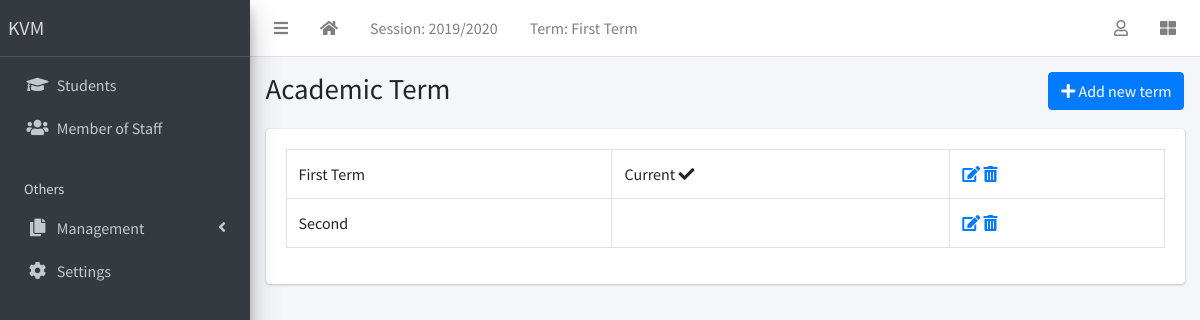
/term/list/ (signed in), run on the app's committed database.
### main/models.py (models this page shows, shortened)
class AcademicSession(models.Model):
  name = models.CharField(max_length=200, unique=True)
  current = models.BooleanField(default=False, null=True)
  class Meta:
    ordering = ['-name']

class AcademicTerm(models.Model):
  name = models.CharField(max_length=20, unique=True)
  current = models.BooleanField(default=False, null=True)
  class Meta:
    ordering = ['name']
  def __str__(self):
    return self.name

class SiteConfig(models.Model):
  key = models.SlugField()
  value = models.CharField(max_length=200)

### main/views.py (the view)
# urls.py: path('term/list/', TermListView.as_view(), name='terms'),
class TermListView(LoginRequiredMixin, SuccessMessageMixin, ListView):
  model = AcademicTerm
  template_name = 'corecode/term_list.html'
  def get_context_data(self, **kwargs):
      context = super().get_context_data(**kwargs)
      context['form'] = AcademicTermForm()
      return context

### main/context_processors.py (called while the page is built)
def site_defaults(request):
  current_session = AcademicSession.objects.get(current=True)
  current_term = AcademicTerm.objects.get(current=True)
  vals = SiteConfig.objects.all()
  contexts = {
      "current_session": current_session.name,
      "current_term": current_term.name
  }
  for val in vals:
    contexts[val.key] = val.value
  return contexts

### templates/corecode/term_list.html (shortened to what this page needs)
{% extends 'partial/base.html' %}
{% block title %}
Academic Term
{% endblock title %}
{% block breadcrumb %}
  <a class="btn btn-primary" href="#" data-toggle="modal" data-target="#modal1">
    <i class="fa fa-plus"></i>
    Add new term
  </a>
{% endblock breadcrumb %}
{% block content %}
  <div class="row">
    <div class="col-sm-12">
        <table class="table table-bordered">
          <tbody>
            {% for object in object_list %}
            <tr>
              <td>{{ object }}</td>
              <td>
                {% if object.current == True %}
                  Current <i class="fa fa-check"></i>
                {% endif %}
              </td>
              <td><a href="{% url 'main:term-update' object.id %}"><i
                    class="fa fa-edit"></i></a> <a
                  href="{% url 'main:term-delete' object.id %}"><i
                    class="fa fa-trash-alt"></i></a></td>
            </tr>
            {% endfor %}
          </tbody>
        </table>
    </div>
  </div>
{% endblock content %}

### templates/partial/base.html (shortened to what this page needs)
{% load static %}
<!DOCTYPE html>
<html lang="en">
<head>
  <link rel="stylesheet" href="{% static 'plugins/fontawesome-free/css/all.min.css' %}">
  <link rel="stylesheet" href="{% static 'plugins/toastr/toastr.min.css' %}">
  <link rel="stylesheet"
    href="{% static 'plugins/overlayScrollbars/css/OverlayScrollbars.min.css' %}">
  <link rel="stylesheet" href="{% static 'plugins/Datatables/datatables.min.css' %}" />
  <link rel="stylesheet" href="{% static 'dist/css/adminlte.min.css' %}">
</head>
<body
  class="hold-transition sidebar-mini layout-fixed layout-navbar-fixed layout-footer-fixed">
  <div class="wrapper">
    <nav class="main-header navbar navbar-expand navbar-white navbar-light">
      <ul class="navbar-nav">
        <li class="nav-item">
          <a class="nav-link" data-widget="pushmenu" href="#" role="button"><i
              class="fas fa-bars"></i></a>
        </li>
        <li class="nav-item d-none d-sm-inline-block">
          <a href="{% url 'main:home' %} " class="nav-link"><i class="fa fa-home"></i></a>
        </li>
        <li class="nav-item d-none d-sm-inline-block">
          <a href="{% url 'main:session-list' %}" class="nav-link">Session: {{ current_session }}</a>
        </li>
        <li class="nav-item d-none d-sm-inline-block">
          <a href="{% url 'main:session-list' %}" class="nav-link">Term: {{ current_term }}</a>
        </li>
      </ul>
      <ul class="navbar-nav ml-auto">
        <li class="nav-item dropdown">
          <a class="nav-link" data-toggle="dropdown" href="#">
            <i class="far fa-user"></i>
          </a>
        </li>
        <li class="nav-item">
          <a class="nav-link" data-widget="control-sidebar" data-slide="true"
            href="#" role="button"><i class="fas fa-th-large"></i></a>
        </li>
      </ul>
    </nav>
    <aside class="main-sidebar sidebar-dark-primary elevation-4">
      <a href="{% url 'main:home' %}" class="brand-link">{{ school_name | default:"MySchool" }}</a>
      <div class="sidebar">
        <nav class="mt-2">
          <ul class="nav nav-pills nav-sidebar flex-column"
            data-widget="treeview" role="menu" data-accordion="false">
            <li class="nav-item">
              <a href="{% url 'main:student-list' %}" class="nav-link">
                <i class="nav-icon fas fa-graduation-cap"></i>
                <p>
                  Students
                </p>
              </a>
            </li>
            <li class="nav-item">
              <a href="{% url 'main:teacher-list' %}" class="nav-link">
                <i class="nav-icon fas fa-users"></i>
                <p>
                  Member of Staff
                </p>
              </a>
            </li>
            <li class="nav-header">Others</li>
            <li class="nav-item has-treeview">
              <a href="#" class="nav-link">
                <i class="nav-icon fas fa-copy"></i>
                <p>
                  Management
                  <i class="fas fa-angle-left right"></i>
                </p>
              </a>
            </li>
            <li class="nav-item">
              <a href="{% url 'main:configs' %}" class="nav-link">
                <i class="nav-icon fas fa-cog"></i>
                <p>
                  Settings
                </p>
              </a>
            </li>
          </ul>
        </nav>
      </div>
    </aside>
    <div class="content-wrapper">
      <section class="content-header">
        <div class="container-fluid">
          <div class="row mb-1">
            <div class="col-sm-8">
              <h1>{% block title %}{% endblock title %}</h1>
            </div>
            <div class="col-sm-4">
              <ol class="breadcrumb float-sm-right">
                <li class="breadcrumb-item">{% block breadcrumb %}{% endblock breadcrumb %}</li>
              </ol>
            </div>
          </div>
        </div>
      </section>
      <section class="content">
        <div class="container-fluid">
          <div class="row">
            <div class="col-md-12">
              {% block fullcard %}
              <div class="card">
                <div class="card-body">
                  <div class="row">
                    <div class="col">
                      {% block content %}
                      {% endblock content %}
                    </div>
                  </div>
                </div>
              </div>
              {% endblock fullcard %}
            </div>
          </div>
        </div>
      </section>
    </div>
  </div>
</body>
</html>

### data on the page
AcademicSession: name "2019/2020"
AcademicTerm: name "First Term", current "Current"
SiteConfig: value "KVM"
AcademicTerm: name "Second"
